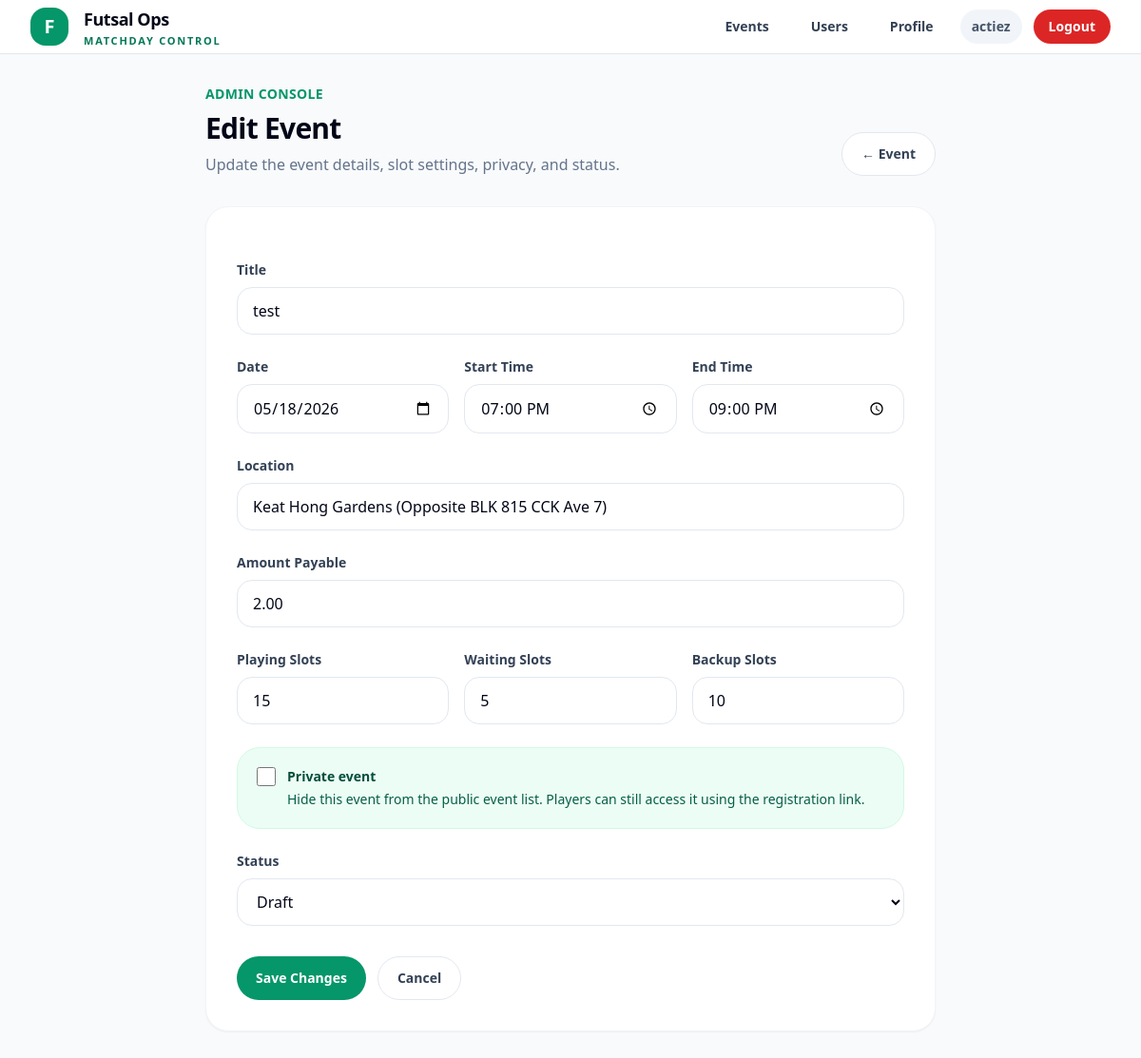
Page /events/11/edit/ (signed in) on the committed database.
### accounts/models.py (models this page shows, shortened)
class User(AbstractUser):
    ROLE_USER = "user"
    ROLE_ADMIN = "admin"
    ROLE_SUPERADMIN = "superadmin"
    ROLE_CHOICES = [
        (ROLE_USER, "User"),
        (ROLE_ADMIN, "Admin"),
        (ROLE_SUPERADMIN, "Superadmin"),
    ]
    PLAYER_NEW = "new"
    PLAYER_REGULAR = "regular"
    PLAYER_CORE = "core"
    PLAYER_NAUGHTY = "naughty"
    PLAYER_TYPE_CHOICES = [
        (PLAYER_NEW, "New"),
        (PLAYER_REGULAR, "Regular"),
        (PLAYER_CORE, "Core"),
        (PLAYER_NAUGHTY, "Naughty"),
    ]
    role = models.CharField(max_length=20, choices=ROLE_CHOICES, default=ROLE_USER)
    player_type = models.CharField(max_length=20, choices=PLAYER_TYPE_CHOICES, default=PLAYER_NEW)
    mobile_number = models.CharField(max_length=30, blank=True)
    games_played_count = models.PositiveIntegerField(default=0)
    email_verified = models.BooleanField(default=False)
    admin_notes = models.TextField(blank=True, default="")
    def is_admin_level(self):
        return self.is_authenticated and (
            self.is_superuser or self.role in {self.ROLE_ADMIN, self.ROLE_SUPERADMIN}
        )

### events/models.py (models this page shows, shortened)
class Event(models.Model):
    STATUS_DRAFT = "draft"
    STATUS_OPEN = "open"
    STATUS_FINALIZED = "finalized"
    STATUS_COMPLETED = "completed"
    STATUS_CANCELLED = "cancelled"
    STATUS_CHOICES = [
        (STATUS_DRAFT, "Draft"),
        (STATUS_OPEN, "Open"),
        (STATUS_FINALIZED, "Finalized"),
        (STATUS_COMPLETED, "Completed"),
        (STATUS_CANCELLED, "Cancelled"),
    ]
    registration_token = models.UUIDField(
        default=uuid.uuid4,
        unique=True,
        editable=False,
    )
    event_code = models.CharField(
        max_length=20,
        unique=True,
        default=generate_event_code,
        editable=False,
    )
    title = models.CharField(max_length=255)
    start_datetime = models.DateTimeField()
    end_datetime = models.DateTimeField()
    location = models.CharField(max_length=255)
    amount_payable = models.DecimalField(max_digits=8, decimal_places=2)
    playing_slots = models.PositiveIntegerField(default=15)
    waiting_slots = models.PositiveIntegerField(default=5)
    backup_slots = models.PositiveIntegerField(default=3)
    is_private = models.BooleanField(
        default=False,
        help_text="Private events are hidden from the public event list but accessible by registration link.",
    )
    status = models.CharField(
        max_length=20,
        choices=STATUS_CHOICES,
        default=STATUS_DRAFT,
    )
    created_by = models.ForeignKey(
        settings.AUTH_USER_MODEL,
        on_delete=models.SET_NULL,
        null=True,
        related_name="created_events",
    )
    created_at = models.DateTimeField(auto_now_add=True)
    updated_at = models.DateTimeField(auto_now=True)
    class Meta:
        ordering = ["start_datetime"]

### events/views.py (the view, shortened to what this page needs)
# urls.py: path("<int:pk>/edit/", EventUpdateView.as_view(), name="event_edit"),
class EventUpdateView(AdminRequiredMixin, UpdateView):
    model = Event
    form_class = EventForm
    template_name = "events/edit.html"

### core/mixins.py (called while the page is built)
    def dispatch(self, request, *args, **kwargs):
        if not request.user.is_authenticated:
            return redirect("login")
        if not request.user.is_admin_level():
            return redirect("player_home")
        return super().dispatch(request, *args, **kwargs)

### templates/events/edit.html (shortened to what this page needs)
{% extends "base.html" %}
{% block content %}
<div class="max-w-3xl mx-auto space-y-8">
    <div class="flex flex-col md:flex-row md:items-end md:justify-between gap-5">
        <div>
            <p class="text-sm font-bold text-emerald-600 uppercase tracking-wide">
                Admin Console
            </p>
            <h1 class="mt-2 text-3xl font-black tracking-tight text-slate-950">
                Edit Event
            </h1>
            <p class="mt-2 text-slate-500">
                Update the event details, slot settings, privacy, and status.
            </p>
        </div>
        <a href="{% url 'event_detail' event.pk %}"
           class="inline-flex items-center justify-center px-5 py-3 rounded-full border border-slate-200 bg-white text-slate-700 text-sm font-bold hover:bg-slate-50">
            ← Event
        </a>
    </div>
    <div class="bg-white rounded-3xl border border-slate-100 shadow-sm p-6 md:p-8">
        <form method="post" class="space-y-6">
            <div>
                <label class="block text-sm font-bold text-slate-700 mb-2">Title</label>
                {{ form.title }}
            </div>
            <div class="grid grid-cols-1 md:grid-cols-3 gap-4">
                <div>
                    <label class="block text-sm font-bold text-slate-700 mb-2">Date</label>
                    {{ form.event_date }}
                </div>
                <div>
                    <label class="block text-sm font-bold text-slate-700 mb-2">Start Time</label>
                    {{ form.start_time }}
                </div>
                <div>
                    <label class="block text-sm font-bold text-slate-700 mb-2">End Time</label>
                    {{ form.end_time }}
                </div>
            </div>
            <div>
                <label class="block text-sm font-bold text-slate-700 mb-2">Location</label>
                {{ form.location }}
            </div>
            <div>
                <label class="block text-sm font-bold text-slate-700 mb-2">Amount Payable</label>
                {{ form.amount_payable }}
            </div>
            <div class="grid grid-cols-1 md:grid-cols-3 gap-4">
                <div>
                    <label class="block text-sm font-bold text-slate-700 mb-2">Playing Slots</label>
                    {{ form.playing_slots }}
                </div>
                <div>
                    <label class="block text-sm font-bold text-slate-700 mb-2">Waiting Slots</label>
                    {{ form.waiting_slots }}
                </div>
                <div>
                    <label class="block text-sm font-bold text-slate-700 mb-2">Backup Slots</label>
                    {{ form.backup_slots }}
                </div>
            </div>
            <div class="rounded-3xl border border-emerald-100 bg-emerald-50 p-5">
                <label class="flex items-start gap-3">
                    {{ form.is_private }}
                    <div>
                        <div class="text-sm font-black text-emerald-900">Private event</div>
                        <p class="text-sm text-emerald-800 mt-1">
                            Hide this event from the public event list. Players can still access it using the registration link.
                        </p>
                    </div>
                </label>
            </div>
            <div>
                <label class="block text-sm font-bold text-slate-700 mb-2">Status</label>
                {{ form.status }}
            </div>
            <div class="flex flex-col sm:flex-row gap-3 pt-2">
                <button type="submit"
                    class="inline-flex items-center justify-center px-5 py-3 rounded-full bg-emerald-600 text-white text-sm font-bold hover:bg-emerald-700">
                    Save Changes
                </button>
                <a href="{% url 'event_detail' event.pk %}"
                   class="inline-flex items-center justify-center px-5 py-3 rounded-full border border-slate-200 bg-white text-slate-700 text-sm font-bold hover:bg-slate-50">
                    Cancel
                </a>
            </div>
        </form>
    </div>
</div>
{% endblock %}

### templates/base.html (shortened to what this page needs)
<!DOCTYPE html>
<html>
<head>
    <script src="https://cdn.tailwindcss.com"></script>
</head>
<body class="min-h-screen bg-slate-50 text-slate-950">
    <header class="sticky top-0 z-40 border-b border-slate-200 bg-white/95 backdrop-blur">
        <div class="max-w-7xl mx-auto px-4 sm:px-6 lg:px-8">
            <div class="h-14 flex items-center justify-between gap-6">
                <a href="/" class="flex items-center gap-4">
    			<div class="h-10 w-10 rounded-2xl bg-emerald-600 text-white flex items-center justify-center text-xl font-black shadow-sm">
        		   F
    			</div>
   			 <div class="leading-tight">
        			<div class="text-lg font-black tracking-tight text-slate-950">
            			   Futsal Ops
        			</div>
        			<div class="text-[11px] uppercase tracking-[0.16em] text-emerald-700 font-bold mt-0.5">
            		 	   Matchday Control
        			</div>
    			</div>
		</a>
                <div class="flex items-center gap-2 sm:gap-3">
                    {% if request.user.is_authenticated %}
                        {% if request.user.is_admin_level %}
                            <a href="{% url 'event_list' %}"
                               class="hidden sm:inline-flex items-center px-4 py-2 rounded-full text-sm font-semibold text-slate-700 hover:bg-emerald-50 hover:text-emerald-700">
                                Events
                            </a>
                            <a href="{% url 'user_list' %}"
                               class="hidden sm:inline-flex items-center px-4 py-2 rounded-full text-sm font-semibold text-slate-700 hover:bg-emerald-50 hover:text-emerald-700">
                                Users
                            </a>
                        {% endif %}
                        <a href="{% url 'profile' %}"
                           class="inline-flex items-center px-4 py-2 rounded-full text-sm font-semibold text-slate-700 hover:bg-emerald-50 hover:text-emerald-700">
                            Profile
                        </a>
                        <div class="hidden md:inline-flex items-center px-3 py-2 rounded-full bg-slate-100 text-sm font-semibold text-slate-600">
                            {{ request.user.username }}
                        </div>
                        <form method="post" action="/logout/">
                            <button type="submit"
                                class="inline-flex items-center px-4 py-2 rounded-full text-sm font-semibold bg-red-600 text-white hover:bg-red-700">
                                Logout
                            </button>
                        </form>
                    {% else %}
                        <a href="/login/"
                           class="inline-flex items-center px-5 py-2.5 rounded-full text-sm font-semibold bg-emerald-600 text-white hover:bg-emerald-700">
                            Login
                        </a>
                    {% endif %}
                </div>
            </div>
        </div>
    </header>
    <main class="max-w-7xl mx-auto px-4 sm:px-6 lg:px-8 py-8">
        {% block content %}{% endblock %}
    </main>
</body>
</html>

### rows in the picture
User: user.username "actiez"
Event: title "test", location "Keat Hong Gardens (Opposite BLK 815 CCK Ave 7)", amount_payable "2.00", playing_slots "15", waiting_slots "5", backup_slots "10", status "Draft"
